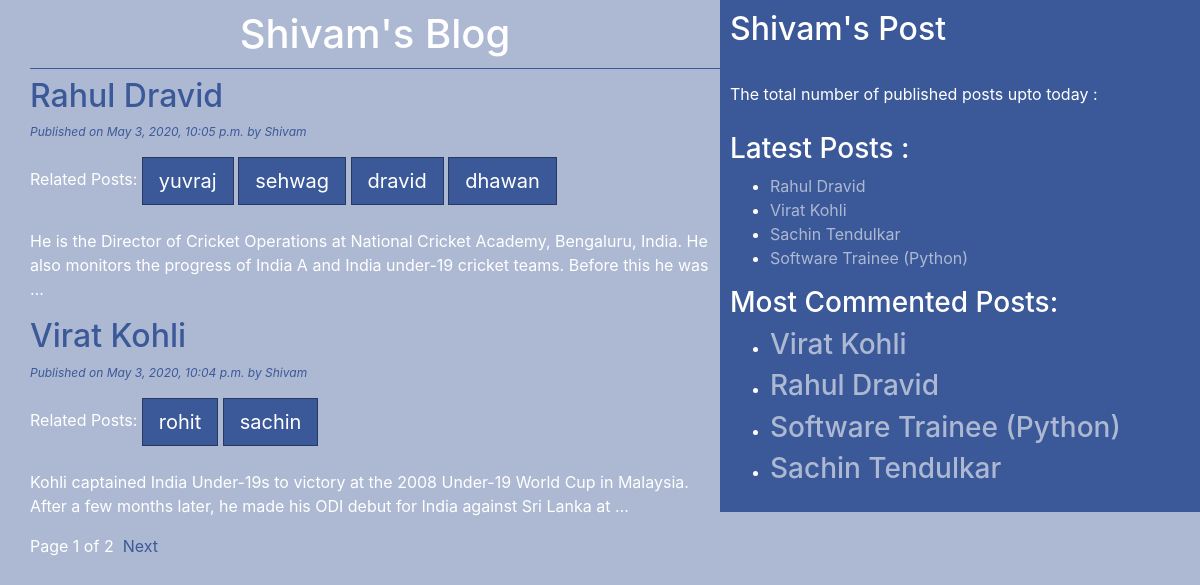
The page / on the database its author committed.
### blogapp/models.py (models this page shows, shortened)
class Post(models.Model):
    STATUS_CHOICES = (('draft','Draft'),('published','Published'))
    title = models.CharField(max_length=256)
    slug = models.SlugField(max_length=256,unique_for_date='publish')
    author = models.ForeignKey(User,on_delete=models.CASCADE,related_name='blog_posts')
    body = models.TextField()
    publish = models.DateTimeField(default=timezone.now)
    created = models.DateTimeField(auto_now_add=True)
    updated = models.DateField(auto_now = True)
    status = models.CharField(max_length=10,choices = STATUS_CHOICES,default='draft')
    objects = CustomManager()
    tags = TaggableManager()
    class Meta:
        ordering = ('-publish',)
    def get_absolute_url(self):
        return reverse('post_detail',args=[self.publish.year,self.publish.strftime("%m"),self.publish.strftime("%d"),self.slug])

### blogapp/views.py (the view)
# urls.py: path('',views.post_list),
def post_list(request,tag_slug = None):
    post_list = Post.objects.all()
    tag = None
    if tag_slug:
        tag = get_object_or_404(Tag,slug= tag_slug)
        post_list = post_list.filter(tags__in=[tag])
    paginator = Paginator(post_list,2)
    page_number = request.GET.get('page')
    try:
        post_list = paginator.page(page_number)
    except PageNotAnInteger:
        post_list = paginator.page(1)
    except EmptyPage:
        post_list = paginator.page(paginator.num_pages)
    return render(request,'blogapp/post_list.html',{'post_list':post_list,'tag':tag})

### blogapp/models.py (called while the page is built)
    def get_queryset(self):
        return super().get_queryset().filter(status='published')

### blogapp/templatetags/blog_tags.py (called while the page is built)
@register.simple_tag()
def total_posts():
    return Post.objects.count()

@register.inclusion_tag('blogapp/latest_posts.html')
def show_latest_posts(count=3):
    latest_posts = Post.objects.order_by('-publish')[:count]
    return {'latest_posts': latest_posts}

@register.simple_tag()
def get_most_commented_posts(count=5):
    return Post.objects.annotate(total_comments=Count('comments')).order_by('-total_comments')[:count]

### templates/blogapp/post_list.html (shortened to what this page needs)
{% extends 'blogapp/base.html' %}
{% block child_block %}
<h1>Shivam's Blog</h1>
{% for post in post_list %}
<a style='color:#3B5998;' href="{{post.get_absolute_url}}"><h2>{{post.title}}</h2></a>
<p id="date">Published on {{post.publish}} by {{post.author|title}}</p>
    Related Posts:
    {% for tag in post.tags.all %}
        <a href="{% url 'get_post_with_tag' tag.slug %}" class="btn btn-facebook btn-lg">{{ tag.name }}</a>
{% endfor %}
    <br><br>
        {{post.body|truncatewords:30|linebreaks}}
{% endfor %}
{% include 'blogapp/pagination.html' with page=post_list %}
{% endblock %}

### templates/blogapp/base.html (shortened to what this page needs)
<html>
{% load blog_tags %}
{% load staticfiles %}
<head>
  <link rel="stylesheet" href="https://stackpath.bootstrapcdn.com/bootstrap/4.4.1/css/bootstrap.min.css">
  <link rel="stylesheet" href="{% static 'css/blog.css' %}">
</head>
<body>
  <div class='content'>
    {% block child_block %}
    {% endblock %}
  </div>
  <div class='sidebar'>
    <h2>Shivam's Post</h2>
    <p>The total number of published posts upto today : <span id="pcount">{% total_posts %}</span><p>
      <h3>Latest Posts : </h3>{% show_latest_posts 4 %}
      <h3>Most Commented Posts:</h3>
      {% get_most_commented_posts as most_commented_posts %}
      <ul>
          {% for post in most_commented_posts %}
          <li><a style='color:#ADB9D3;' href="{{post.get_absolute_url}}"><h3>{{post.title}}</h3></a> </li>
          {% endfor %}
      </ul>
  </div>
</body>
</html>

### templates/blogapp/pagination.html (shortened to what this page needs)
<div class="paginator">
  <span>Page {{page.number}} of {{page.paginator.num_pages}}</span>&nbsp;
  {% if page.has_next %}
  <a style='color:#3B5998;' href="?page={{page.next_page_number}}">Next</a>
  {% endif %}
</div>

### templates/blogapp/latest_posts.html
<ul>
    {% for post in latest_posts %}
        <li><a style='color:#ADB9D3;' href="{{post.get_absolute_url}}">{{post.title}}</a> </li>
    {% endfor %}
</ul>

### static/css/blog.css (style rules this page uses)
.content { width:60%; float:left; padding: 0 0 0 30px; background:#ADB9D3; }
.sidebar { width:40%; float:right; padding: 10px; background:#3B5998; }
h1 { text-align: center; border-bottom: 1px solid #3B5998; padding: 10px; }
body { color:white; background-color:#ADB9D3; }
#date { color:#3B5998; font-size: 12px; font-style: italic; }
.btn-facebook { background: #3B5998; border-radius: 0; color: #fff; border-width: 1px; border-style: solid; border-color: #263961; }
.btn-facebook:link, .btn-facebook:visited { color: #fff; }
#pcount { font-size: 40px; font-weight: bold; color:#3B5998; }

### rows shown on the page
Post: title "Rahul Dravid", publish "May 3, 2020, 10:05 p.m.", author "Shivam", body "He is the Director of Cricket Operations at National Cricket Academy, Bengaluru, India. He also monitors the progress of India A and India under-19 cricket teams. Before this he was …"
Tag: name "yuvraj"
Tag: name "sehwag"
Tag: name "dravid"
Tag: name "dhawan"
Post: title "Virat Kohli", publish "May 3, 2020, 10:04 p.m.", author "Shivam", body "Kohli captained India Under-19s to victory at the 2008 Under-19 World Cup in Malaysia. After a few months later, he made his ODI debut for India against Sri Lanka at …"
Tag: name "rohit"
Tag: name "sachin"
Post: title "Sachin Tendulkar"
Post: title "Software Trainee (Python)"

### other values the page prints
{{ page.number }} "1"
{{ page.paginator.num_pages }} "2"
